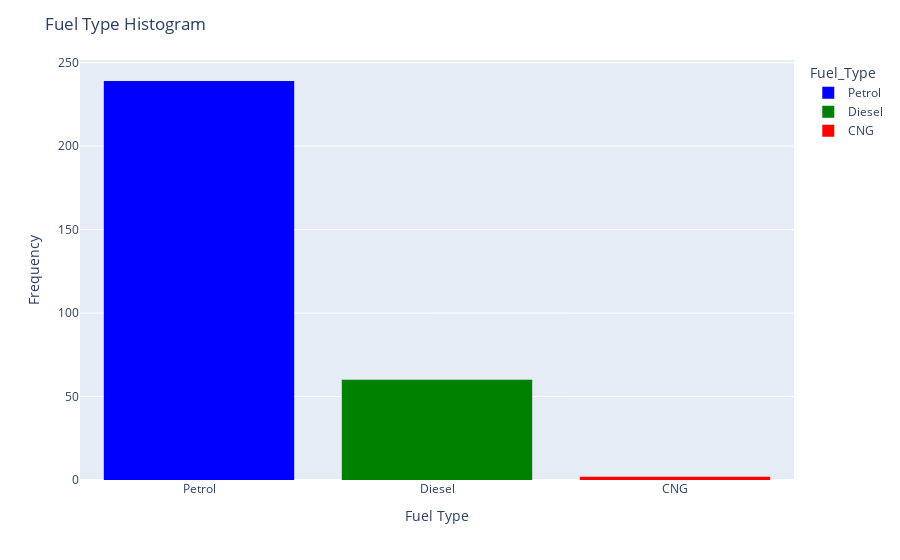

Source (notebook cell):
### Markdown cell above
# 1.2 Fuel Type

### Code cell
# Create a histogram
fig = px.histogram(df, x='Fuel_Type' ,color='Fuel_Type',
                   color_discrete_sequence=['blue', 'green', 'red'])

# Update layout for better appearance
fig.update_layout(title='Fuel Type Histogram',
                  xaxis_title='Fuel Type',
                  yaxis_title='Frequency')

fig.show()

### Figure 1 — Plotly figure (JSON) as saved in the notebook; plotly's stock layout.template omitted (floating-point values rounded to 4 significant figures; data arrays with more than 128 entries replaced by an {"elided": "..."} marker saying what was removed)
{"data": [{"alignmentgroup": "True", "bingroup": "x", "hovertemplate": "Fuel_Type=%{x}<br>count=%{y}<extra></extra>", "legendgroup": "Petrol", "marker": {"color": "blue", "pattern": {"shape": ""}}, "name": "Petrol", "offsetgroup": "Petrol", "orientation": "v", "showlegend": true, "type": "histogram", "x": {"elided": "239 str values"}, "xaxis": "x", "yaxis": "y"}, {"alignmentgroup": "True", "bingroup": "x", "hovertemplate": "Fuel_Type=%{x}<br>count=%{y}<extra></extra>", "legendgroup": "Diesel", "marker": {"color": "green", "pattern": {"shape": ""}}, "name": "Diesel", "offsetgroup": "Diesel", "orientation": "v", "showlegend": true, "type": "histogram", "x": ["Diesel", "Diesel", "Diesel", "Diesel", "Diesel", "Diesel", "Diesel", "Diesel", "Diesel", "Diesel", "Diesel", "Diesel", "Diesel", "Diesel", "Diesel", "Diesel", "Diesel", "Diesel", "Diesel", "Diesel", "Diesel", "Diesel", "Diesel", "Diesel", "Diesel", "Diesel", "Diesel", "Diesel", "Diesel", "Diesel", "Diesel", "Diesel", "Diesel", "Diesel", "Diesel", "Diesel", "Diesel", "Diesel", "Diesel", "Diesel", "Diesel", "Diesel", "Diesel", "Diesel", "Diesel", "Diesel", "Diesel", "Diesel", "Diesel", "Diesel", "Diesel", "Diesel", "Diesel", "Diesel", "Diesel", "Diesel", "Diesel", "Diesel", "Diesel", "Diesel"], "xaxis": "x", "yaxis": "y"}, {"alignmentgroup": "True", "bingroup": "x", "hovertemplate": "Fuel_Type=%{x}<br>count=%{y}<extra></extra>", "legendgroup": "CNG", "marker": {"color": "red", "pattern": {"shape": ""}}, "name": "CNG", "offsetgroup": "CNG", "orientation": "v", "showlegend": true, "type": "histogram", "x": ["CNG", "CNG"], "xaxis": "x", "yaxis": "y"}], "layout": {"barmode": "relative", "legend": {"title": {"text": "Fuel_Type"}, "tracegroupgap": 0}, "margin": {"t": 60}, "title": {"text": "Fuel Type Histogram"}, "xaxis": {"anchor": "y", "categoryarray": ["Petrol", "Diesel", "CNG"], "categoryorder": "array", "domain": [0, 1], "title": {"text": "Fuel Type"}}, "yaxis": {"anchor": "x", "domain": [0, 1], "title": {"text": "Frequency"}}}}
